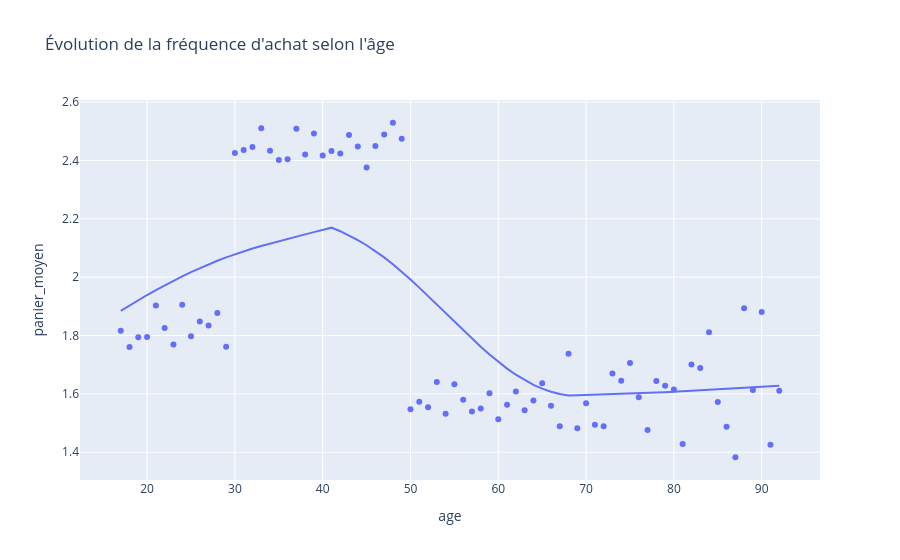

The cell this chart's notebook holds for it:
### Markdown cell above
## <u> Le lien entre l'âge des clients et la taille du panier moyen </u>

### Code cell
# Quanti - quanti
rho, p_value = stats.spearmanr(df_client['age'], df_client['panier_moyen'])
print(f"--- Corrélation Âge vs taille du panier moyen ---")
print(f"Coefficient de Spearman: {rho:.3f}")
print(f"P-value: {p_value:.3e}")

# Graphique rapide pour visualiser
fig = px.scatter(
    df_client.groupby('age')['panier_moyen'].mean().reset_index(), 
        x='age', y='panier_moyen', trendline="lowess",
        title=f"Évolution du panier moyen selon l'âge")
fig.show()

### Figure 1 — Plotly figure (JSON) as saved in the notebook; plotly's stock layout.template omitted (floating-point values rounded to 4 significant figures)
{"data": [{"hovertemplate": "age=%{x}<br>panier_moyen=%{y}<extra></extra>", "legendgroup": "", "marker": {"color": "#636efa", "symbol": "circle"}, "mode": "markers", "name": "", "orientation": "v", "showlegend": false, "type": "scatter", "x": [17, 18, 19, 20, 21, 22, 23, 24, 25, 26, 27, 28, 29, 30, 31, 32, 33, 34, 35, 36, 37, 38, 39, 40, 41, 42, 43, 44, 45, 46, 47, 48, 49, 50, 51, 52, 53, 54, 55, 56, 57, 58, 59, 60, 61, 62, 63, 64, 65, 66, 67, 68, 69, 70, 71, 72, 73, 74, 75, 76, 77, 78, 79, 80, 81, 82, 83, 84, 85, 86, 87, 88, 89, 90, 91, 92], "xaxis": "x", "y": [1.817, 1.761, 1.794, 1.795, 1.903, 1.826, 1.769, 1.905, 1.798, 1.848, 1.834, 1.877, 1.761, 2.426, 2.436, 2.446, 2.51, 2.433, 2.402, 2.404, 2.509, 2.42, 2.492, 2.417, 2.432, 2.424, 2.488, 2.448, 2.376, 2.449, 2.489, 2.529, 2.474, 1.548, 1.573, 1.554, 1.641, 1.531, 1.633, 1.58, 1.54, 1.55, 1.602, 1.513, 1.562, 1.608, 1.544, 1.577, 1.636, 1.559, 1.489, 1.738, 1.483, 1.568, 1.494, 1.489, 1.67, 1.645, 1.706, 1.589, 1.476, 1.644, 1.627, 1.615, 1.428, 1.701, 1.689, 1.811, 1.572, 1.487, 1.383, 1.894, 1.614, 1.88, 1.426, 1.611], "yaxis": "y"}, {"hovertemplate": "<b>LOWESS trendline</b><br><br>age=%{x}<br>panier_moyen=%{y} <b>(trend)</b><extra></extra>", "legendgroup": "", "marker": {"color": "#636efa", "symbol": "circle"}, "mode": "lines", "name": "", "showlegend": false, "type": "scatter", "x": [17, 18, 19, 20, 21, 22, 23, 24, 25, 26, 27, 28, 29, 30, 31, 32, 33, 34, 35, 36, 37, 38, 39, 40, 41, 42, 43, 44, 45, 46, 47, 48, 49, 50, 51, 52, 53, 54, 55, 56, 57, 58, 59, 60, 61, 62, 63, 64, 65, 66, 67, 68, 69, 70, 71, 72, 73, 74, 75, 76, 77, 78, 79, 80, 81, 82, 83, 84, 85, 86, 87, 88, 89, 90, 91, 92], "xaxis": "x", "y": [1.885, 1.903, 1.921, 1.939, 1.956, 1.972, 1.988, 2.003, 2.017, 2.031, 2.044, 2.056, 2.068, 2.078, 2.089, 2.098, 2.107, 2.115, 2.124, 2.131, 2.139, 2.147, 2.154, 2.162, 2.17, 2.158, 2.143, 2.127, 2.109, 2.09, 2.068, 2.044, 2.019, 1.992, 1.964, 1.935, 1.906, 1.876, 1.846, 1.817, 1.789, 1.761, 1.735, 1.71, 1.687, 1.666, 1.647, 1.631, 1.618, 1.607, 1.599, 1.594, 1.595, 1.596, 1.597, 1.597, 1.598, 1.6, 1.601, 1.602, 1.603, 1.604, 1.606, 1.607, 1.609, 1.61, 1.612, 1.613, 1.615, 1.617, 1.619, 1.62, 1.622, 1.624, 1.626, 1.628], "yaxis": "y"}], "layout": {"legend": {"tracegroupgap": 0}, "title": {"text": "Évolution de la fréquence d'achat selon l'âge"}, "xaxis": {"anchor": "y", "domain": [0, 1], "title": {"text": "age"}}, "yaxis": {"anchor": "x", "domain": [0, 1], "title": {"text": "panier_moyen"}}}}
